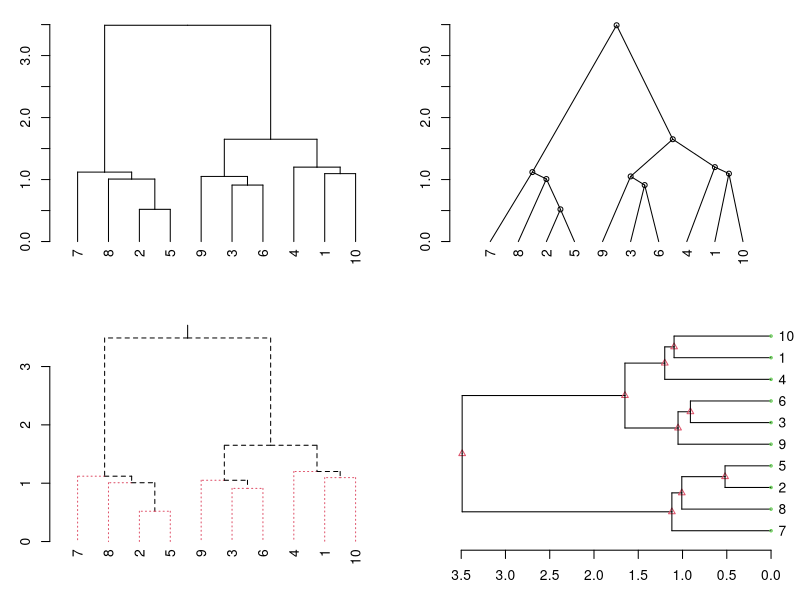

R code for this plot:
## ---- chunk 1
Long_pie=c(24.2,21.7,25.4,25,22,25.9,22.2,21.7,25.5,24.4)
amp_pie=c(9.4,8.5,9.6,10.1,8.5,9.3,8.6,8.4,9.2,9.4)
amp_talon=c(5.5,6.1,5.5,5.3,5.7,6.1,5.2,5,6.1,4.7)
lon_dedgran=c(3,3.2,4,3.5,3.1,4.3,3.9,3.2,3.3,3.6)
amp_degran=c(3.2,2.6,3.1,2.7,2.7,3.3,2.9,2.3,3.2,2.8)

datos=data.frame(cbind(Long_pie,amp_pie,amp_talon,lon_dedgran,amp_degran))

#matriz de dist
dist(datos,method = "euclidean")

hc <- hclust(dist(datos), "ave")

dend1 <- as.dendrogram(hc)

op <- par(mfrow= c(2,2), mar = c(3,3,1,1))

plot(dend1)

plot(dend1, nodePar=list(pch = c(1,NA),cex=0.8),type = "t", center=TRUE)

plot(dend1, edgePar=list(col = 1:2, lty = 2:3),edge.root = TRUE)

plot(dend1, nodePar=list(pch = 2:1,cex=.4*2:1,col = 2:3), horiz = TRUE)

cutree(hc,k=2)

cutree(hc,k=3)

by(datos,cutree(hc,k=2),colMeans)


